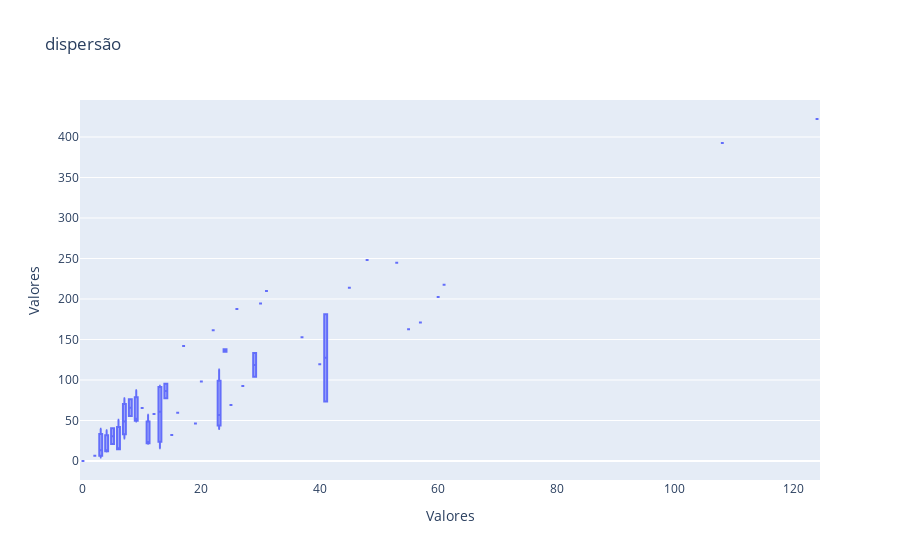

Notebook cell for this chart:
### Markdown cell above
### Faça o plot da dispersão entre a variável X e Y para verificar o relacionamento entre variável independente e variável dependente (continue utilizando a lib plotly)

### Code cell
plot_dispersao = px.box(data, x="X", y="Y", title = "dispersão", labels={"X": "Valores", "Y": "Valores"})
plot_dispersao.show()

### Figure 1 — Plotly figure (JSON) as saved in the notebook; plotly's stock layout.template omitted (floating-point values rounded to 4 significant figures)
{"data": [{"alignmentgroup": "True", "hovertemplate": "Valores=%{y}<extra></extra>", "legendgroup": "", "marker": {"color": "#636efa"}, "name": "", "notched": false, "offsetgroup": "", "orientation": "v", "showlegend": false, "type": "box", "x": [108, 19, 13, 124, 40, 57, 23, 14, 45, 10, 5, 48, 11, 23, 7, 2, 24, 6, 3, 23, 6, 9, 9, 3, 29, 7, 4, 20, 7, 4, 0, 25, 6, 5, 22, 11, 61, 12, 4, 16, 13, 60, 41, 37, 55, 41, 11, 27, 8, 3, 17, 13, 13, 15, 8, 29, 30, 24, 9, 31, 14, 53, 26], "x0": " ", "xaxis": "x", "y": [392.5, 46.2, 15.7, 422.2, 119.4, 170.9, 56.9, 77.5, 214, 65.3, 20.9, 248.1, 23.5, 39.6, 48.8, 6.6, 134.9, 50.9, 4.4, 113, 14.8, 48.7, 52.1, 13.2, 103.9, 77.5, 11.8, 98.1, 27.9, 38.1, 0, 69.2, 14.6, 40.3, 161.5, 57.2, 217.6, 58.1, 12.6, 59.6, 89.9, 202.4, 181.3, 152.8, 162.8, 73.4, 21.3, 92.6, 76.1, 39.9, 142.1, 93, 31.9, 32.1, 55.6, 133.3, 194.5, 137.9, 87.4, 209.8, 95.5, 244.6, 187.5], "y0": " ", "yaxis": "y"}], "layout": {"autosize": true, "boxmode": "group", "legend": {"tracegroupgap": 0}, "title": {"text": "dispersão"}, "xaxis": {"anchor": "y", "autorange": true, "domain": [0, 1], "range": [-0.5, 124.5], "title": {"text": "Valores"}, "type": "linear"}, "yaxis": {"anchor": "x", "autorange": true, "domain": [0, 1], "range": [-23.46, 445.7], "title": {"text": "Valores"}, "type": "linear"}}}
